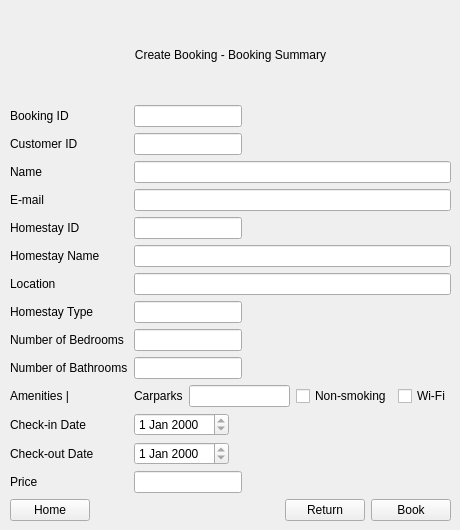
<?xml version="1.0" encoding="UTF-8"?>
<ui version="4.0">
 <class>BookingSummary</class>
 <widget class="QWidget" name="BookingSummary">
  <property name="geometry">
   <rect>
    <x>0</x>
    <y>0</y>
    <width>460</width>
    <height>530</height>
   </rect>
  </property>
  <property name="windowTitle">
   <string>Form</string>
  </property>
  <widget class="QWidget" name="verticalLayoutWidget">
   <property name="geometry">
    <rect>
     <x>10</x>
     <y>10</y>
     <width>441</width>
     <height>511</height>
    </rect>
   </property>
   <layout class="QVBoxLayout" name="verticalLayout">
    <item>
     <widget class="QLabel" name="label_14">
      <property name="text">
       <string>Create Booking - Booking Summary</string>
      </property>
      <property name="alignment">
       <set>Qt::AlignCenter</set>
      </property>
     </widget>
    </item>
    <item>
     <layout class="QFormLayout" name="formLayout">
      <property name="fieldGrowthPolicy">
       <enum>QFormLayout::ExpandingFieldsGrow</enum>
      </property>
      <item row="0" column="0">
       <widget class="QLabel" name="label">
        <property name="text">
         <string>Booking ID</string>
        </property>
       </widget>
      </item>
      <item row="1" column="0">
       <widget class="QLabel" name="label_2">
        <property name="text">
         <string>Customer ID</string>
        </property>
       </widget>
      </item>
      <item row="2" column="0">
       <widget class="QLabel" name="label_3">
        <property name="text">
         <string>Name</string>
        </property>
       </widget>
      </item>
      <item row="3" column="0">
       <widget class="QLabel" name="label_4">
        <property name="text">
         <string>E-mail</string>
        </property>
       </widget>
      </item>
      <item row="4" column="0">
       <widget class="QLabel" name="label_5">
        <property name="text">
         <string>Homestay ID</string>
        </property>
       </widget>
      </item>
      <item row="5" column="0">
       <widget class="QLabel" name="label_6">
        <property name="text">
         <string>Homestay Name</string>
        </property>
       </widget>
      </item>
      <item row="6" column="0">
       <widget class="QLabel" name="label_7">
        <property name="text">
         <string>Location</string>
        </property>
       </widget>
      </item>
      <item row="7" column="0">
       <widget class="QLabel" name="label_8">
        <property name="text">
         <string>Homestay Type</string>
        </property>
       </widget>
      </item>
      <item row="8" column="0">
       <widget class="QLabel" name="label_9">
        <property name="text">
         <string>Number of Bedrooms</string>
        </property>
       </widget>
      </item>
      <item row="9" column="0">
       <widget class="QLabel" name="label_10">
        <property name="text">
         <string>Number of Bathrooms</string>
        </property>
       </widget>
      </item>
      <item row="10" column="0">
       <widget class="QLabel" name="label_11">
        <property name="text">
         <string>Amenities |</string>
        </property>
       </widget>
      </item>
      <item row="11" column="0">
       <widget class="QLabel" name="label_12">
        <property name="text">
         <string>Check-in Date</string>
        </property>
       </widget>
      </item>
      <item row="12" column="0">
       <widget class="QLabel" name="label_13">
        <property name="text">
         <string>Check-out Date</string>
        </property>
       </widget>
      </item>
      <item row="13" column="0">
       <widget class="QLabel" name="label_15">
        <property name="text">
         <string>Price</string>
        </property>
       </widget>
      </item>
      <item row="13" column="1">
       <widget class="QLineEdit" name="lineEditPrice">
        <property name="sizePolicy">
         <sizepolicy hsizetype="Fixed" vsizetype="Fixed">
          <horstretch>0</horstretch>
          <verstretch>0</verstretch>
         </sizepolicy>
        </property>
        <property name="readOnly">
         <bool>true</bool>
        </property>
       </widget>
      </item>
      <item row="9" column="1">
       <widget class="QLineEdit" name="lineEditBath">
        <property name="sizePolicy">
         <sizepolicy hsizetype="Fixed" vsizetype="Fixed">
          <horstretch>0</horstretch>
          <verstretch>0</verstretch>
         </sizepolicy>
        </property>
        <property name="readOnly">
         <bool>true</bool>
        </property>
       </widget>
      </item>
      <item row="8" column="1">
       <widget class="QLineEdit" name="lineEditBed">
        <property name="sizePolicy">
         <sizepolicy hsizetype="Fixed" vsizetype="Fixed">
          <horstretch>0</horstretch>
          <verstretch>0</verstretch>
         </sizepolicy>
        </property>
        <property name="readOnly">
         <bool>true</bool>
        </property>
       </widget>
      </item>
      <item row="6" column="1">
       <widget class="QLineEdit" name="lineEditLoc">
        <property name="readOnly">
         <bool>true</bool>
        </property>
       </widget>
      </item>
      <item row="5" column="1">
       <widget class="QLineEdit" name="lineEditHomeName">
        <property name="readOnly">
         <bool>true</bool>
        </property>
       </widget>
      </item>
      <item row="7" column="1">
       <widget class="QLineEdit" name="lineEditType">
        <property name="sizePolicy">
         <sizepolicy hsizetype="Fixed" vsizetype="Fixed">
          <horstretch>0</horstretch>
          <verstretch>0</verstretch>
         </sizepolicy>
        </property>
        <property name="readOnly">
         <bool>true</bool>
        </property>
       </widget>
      </item>
      <item row="4" column="1">
       <widget class="QLineEdit" name="lineEditHomeID">
        <property name="sizePolicy">
         <sizepolicy hsizetype="Fixed" vsizetype="Fixed">
          <horstretch>0</horstretch>
          <verstretch>0</verstretch>
         </sizepolicy>
        </property>
        <property name="readOnly">
         <bool>true</bool>
        </property>
       </widget>
      </item>
      <item row="3" column="1">
       <widget class="QLineEdit" name="lineEditAddr">
        <property name="readOnly">
         <bool>true</bool>
        </property>
       </widget>
      </item>
      <item row="2" column="1">
       <widget class="QLineEdit" name="lineEditName">
        <property name="readOnly">
         <bool>true</bool>
        </property>
       </widget>
      </item>
      <item row="1" column="1">
       <widget class="QLineEdit" name="lineEditUserID">
        <property name="sizePolicy">
         <sizepolicy hsizetype="Fixed" vsizetype="Fixed">
          <horstretch>0</horstretch>
          <verstretch>0</verstretch>
         </sizepolicy>
        </property>
        <property name="readOnly">
         <bool>true</bool>
        </property>
       </widget>
      </item>
      <item row="0" column="1">
       <widget class="QLineEdit" name="lineEditBookID">
        <property name="sizePolicy">
         <sizepolicy hsizetype="Fixed" vsizetype="Fixed">
          <horstretch>0</horstretch>
          <verstretch>0</verstretch>
         </sizepolicy>
        </property>
        <property name="readOnly">
         <bool>true</bool>
        </property>
       </widget>
      </item>
      <item row="10" column="1">
       <layout class="QHBoxLayout" name="horizontalLayout_2">
        <item>
         <widget class="QLabel" name="label_16">
          <property name="text">
           <string>Carparks</string>
          </property>
         </widget>
        </item>
        <item>
         <widget class="QLineEdit" name="lineEditCar">
          <property name="readOnly">
           <bool>true</bool>
          </property>
         </widget>
        </item>
        <item>
         <widget class="QCheckBox" name="checkBoxSmoke">
          <property name="text">
           <string>Non-smoking</string>
          </property>
         </widget>
        </item>
        <item>
         <widget class="QCheckBox" name="checkBoxWifi">
          <property name="text">
           <string>Wi-Fi</string>
          </property>
         </widget>
        </item>
       </layout>
      </item>
      <item row="11" column="1">
       <widget class="QDateEdit" name="dateEditIn">
        <property name="readOnly">
         <bool>true</bool>
        </property>
       </widget>
      </item>
      <item row="12" column="1">
       <widget class="QDateEdit" name="dateEditOut">
        <property name="readOnly">
         <bool>true</bool>
        </property>
       </widget>
      </item>
     </layout>
    </item>
    <item>
     <layout class="QHBoxLayout" name="horizontalLayout">
      <item>
       <widget class="QPushButton" name="buttonHome">
        <property name="text">
         <string>Home</string>
        </property>
       </widget>
      </item>
      <item>
       <spacer name="horizontalSpacer">
        <property name="orientation">
         <enum>Qt::Horizontal</enum>
        </property>
        <property name="sizeHint" stdset="0">
         <size>
          <width>40</width>
          <height>20</height>
         </size>
        </property>
       </spacer>
      </item>
      <item>
       <widget class="QPushButton" name="buttonReturn">
        <property name="text">
         <string>Return</string>
        </property>
       </widget>
      </item>
      <item>
       <widget class="QPushButton" name="buttonBook">
        <property name="text">
         <string>Book</string>
        </property>
       </widget>
      </item>
     </layout>
    </item>
   </layout>
  </widget>
 </widget>
 <resources/>
 <connections/>
</ui>
